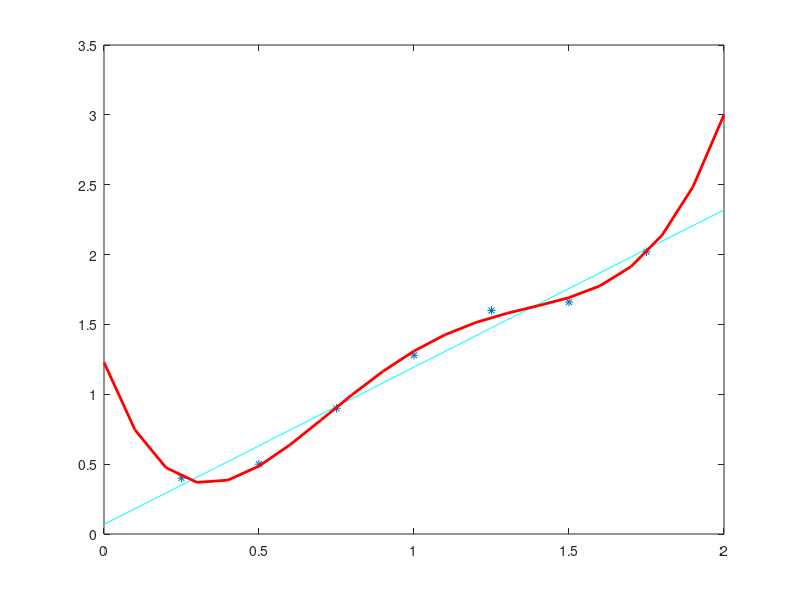

Source code (MATLAB):
%%ejercicio 12
clc
disp('dades')
X=[0.25 0.50 0.75 1.00 1.25 1.50 1.75];
Y=[0.40 0.50 0.90 1.28 1.60 1.66 2.02];
TAULA=[X;Y]'

%%ajuste para la recta
disp('recta')
A=[ones(size(X)); X]'
b=Y';
solr=A\b
Z=0:0.25:2;
recta = solr(1)+solr(2)*Z;
plot(X,Y,'*',Z,recta,'cyan','LineWidth',2),title('recta')
e=Y-(solr(1)+solr(2)*X);
rrecta=norm(e)

%%ajuste para polinomio de grado 4
disp('polinomio')
A=vander(X);
A(:,1:2)=[]
b=Y';
[Q,R]=qr(A);
b1=Q'*b;
coef_pol=R\b1
ZZ=0:0.1:2;
pol=polyval(coef_pol,ZZ);
e=Y-polyval(coef_pol,X); rpol=norm(e)
plot(X,Y,'*',Z,recta,'cyan',ZZ,pol,'r','LineWidth',2)
